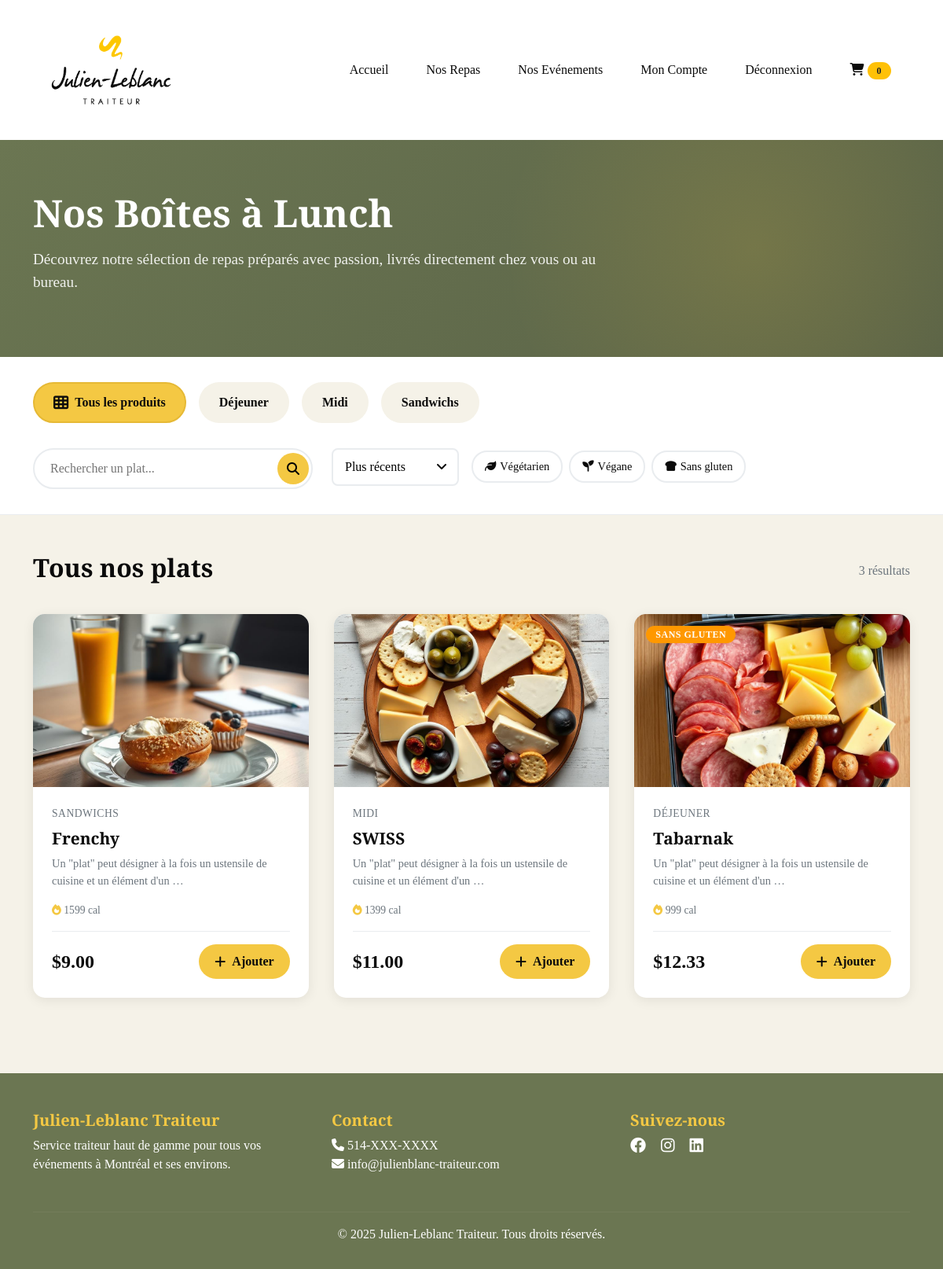
Page /shop-boites-a-lunch/ (signed in) on the committed database.
### JLTsite/models.py (models this page shows, shortened)
class Category(models.Model):
    name = models.CharField(max_length=100)
    slug = models.SlugField(unique=True)
    description = models.TextField(blank=True)
    image = models.ImageField(upload_to='categories/', blank=True, null=True)
    is_active = models.BooleanField(default=True)
    order = models.IntegerField(default=0)
    created_at = models.DateTimeField(auto_now_add=True)
    class Meta:
        verbose_name = 'Catégorie'
        verbose_name_plural = 'Catégories'
        ordering = ['order', 'name']

class Product(models.Model):
    DISPONIBLE = 'disponible'
    RUPTURE = 'rupture'
    COMMANDE = 'sur_commande'
    STATUS_CHOICES = [
        (DISPONIBLE, 'Disponible'),
        (RUPTURE, 'Rupture de stock'),
        (COMMANDE, 'Sur commande'),
    ]
    name = models.CharField(max_length=200, verbose_name='Nom')
    slug = models.SlugField(unique=True)
    category = models.ForeignKey(Category, on_delete=models.CASCADE, related_name='products')
    description = models.TextField(verbose_name='Description')
    ingredients = models.TextField(verbose_name='Ingrédients', blank=True)
    allergens = models.CharField(max_length=500, blank=True, verbose_name='Allergènes')
    price = models.DecimalField(max_digits=10, decimal_places=2, verbose_name='Prix')
    promo_price = models.DecimalField(max_digits=10, decimal_places=2, null=True, blank=True, verbose_name='Prix promo')
    image = models.ImageField(upload_to='images/', verbose_name='Image principale')
    image_2 = models.ImageField(upload_to='images/', blank=True, null=True)
    image_3 = models.ImageField(upload_to='images/', blank=True, null=True)
    calories = models.IntegerField(null=True, blank=True)
    preparation_time = models.IntegerField(help_text='En minutes', null=True, blank=True)
    status = models.CharField(max_length=20, choices=STATUS_CHOICES, default=DISPONIBLE)
    stock = models.IntegerField(default=0, verbose_name='Stock disponible')
    min_order = models.IntegerField(default=1, verbose_name='Commande minimum')
    is_vegetarian = models.BooleanField(default=False, verbose_name='Végétarien')
    is_vegan = models.BooleanField(default=False, verbose_name='Végane')
    is_gluten_free = models.BooleanField(default=False, verbose_name='Sans gluten')
    is_featured = models.BooleanField(default=False, verbose_name='Mis en avant')
    is_active = models.BooleanField(default=True, verbose_name='Actif')
    created_at = models.DateTimeField(auto_now_add=True)
    updated_at = models.DateTimeField(auto_now=True)
    views_count = models.IntegerField(default=0)
    sales_count = models.IntegerField(default=0)
    class Meta:
        verbose_name = 'Produit'
        verbose_name_plural = 'Produits'
        ordering = ['-created_at']
    def get_price(self):
        return self.promo_price if self.promo_price else self.price
    def is_in_stock(self):
        return self.stock > 0 and self.status == self.DISPONIBLE

### JLTsite/views.py (the view)
# urls.py: path('shop-boites-a-lunch/', views.shop_view, name='shop_boites_lunch'),
@login_required(login_url='login')
def shop_view(request):
    category_slug = request.GET.get('category')
    search_query = request.GET.get('q')
    sort_by = request.GET.get('sort', '-created_at')
    dietary = request.GET.getlist('dietary')
    products = Product.objects.filter(is_active=True)
    if category_slug:
        products = products.filter(category__slug=category_slug)
    if search_query:
        products = products.filter(
            Q(name__icontains=search_query) |
            Q(description__icontains=search_query) |
            Q(ingredients__icontains=search_query)
        )
    if 'vegetarian' in dietary:
        products = products.filter(is_vegetarian=True)
    if 'vegan' in dietary:
        products = products.filter(is_vegan=True)
    if 'gluten_free' in dietary:
        products = products.filter(is_gluten_free=True)
    if sort_by == 'price_asc':
        products = products.order_by('price')
    elif sort_by == 'price_desc':
        products = products.order_by('-price')
    elif sort_by == 'popular':
        products = products.order_by('-sales_count')
    elif sort_by == 'rating':
        products = products.annotate(avg_rating=Avg('reviews__rating')).order_by('-avg_rating')
    else:
        products = products.order_by(sort_by)
    paginator = Paginator(products, 12)
    page = request.GET.get('page')
    products = paginator.get_page(page)
    categories = Category.objects.filter(is_active=True).order_by('order')
    featured_products = Product.objects.filter(
        is_active=True,
        is_featured=True
    ).order_by('-sales_count')[:4]
    context = {
        'products': products,
        'categories': categories,
        'featured_products': featured_products,
        'current_category': category_slug,
        'search_query': search_query,
        'sort_by': sort_by,
        'dietary': dietary,
    }
    return render(request, 'JLTsite/boiteslunch.html', context)

### JLTsite/templates/JLTsite/boiteslunch.html (shortened to what this page needs)
{% extends 'JLTsite/base.html' %}
{% load static %}
{% load humanize %}
{% block content %}
<section class="shop-hero">
    <div class="container">
        <div class="row align-items-center">
            <div class="col-lg-8">
                <h1 class="fade-in">Nos Boîtes à Lunch</h1>
                <p class="fade-in">Découvrez notre sélection de repas préparés avec passion, livrés directement chez vous ou au bureau.</p>
            </div>
        </div>
    </div>
</section>
<section class="filters-section">
    <div class="container">
        <div class="filter-tabs">
            <a href="{% url 'shop_boites_lunch' %}" class="filter-tab {% if not current_category %}active{% endif %}">
                <i class="fas fa-th"></i> Tous les produits
            </a>
            {% for category in categories %}
            <a href="?category={{ category.slug }}"
               class="filter-tab {% if current_category == category.slug %}active{% endif %}">
                {{ category.name }}
            </a>
            {% endfor %}
        </div>
        <div class="row">
            <div class="col-md-4">
                <div class="search-bar">
                    <form method="get" action="{% url 'shop_boites_lunch' %}">
                        <input type="text" name="q" placeholder="Rechercher un plat..."
                               value="{{ search_query|default:'' }}">
                        <button type="submit">
                            <i class="fas fa-search"></i>
                        </button>
                    </form>
                </div>
            </div>
            <div class="col-md-8">
                <div class="filter-options">
                    <div class="filter-dropdown">
                        <select name="sort" onchange="this.form.submit()">
                            <option value="-created_at" {% if sort_by == '-created_at' %}selected{% endif %}>
                                Plus récents
                            </option>
                        </select>
                    </div>
                    <div class="dietary-filters">
                        <label class="dietary-badge {% if 'vegetarian' in dietary %}active{% endif %}">
                            <i class="fas fa-leaf"></i> Végétarien
                        </label>
                        <label class="dietary-badge {% if 'vegan' in dietary %}active{% endif %}">
                            <i class="fas fa-seedling"></i> Végane
                        </label>
                        <label class="dietary-badge {% if 'gluten_free' in dietary %}active{% endif %}">
                            <i class="fas fa-bread-slice"></i> Sans gluten
                        </label>
                    </div>
                </div>
            </div>
        </div>
    </div>
</section>
<section class="products-section">
    <div class="container">
        <div class="section-header">
            <h2>{{ current_category|default:"Tous nos plats" }}</h2>
            <span class="results-count">{{ products.paginator.count }} résultat{{ products.paginator.count|pluralize }}</span>
        </div>
        {% if products %}
        <div class="products-grid">
            {% for product in products %}
            <div class="product-card">
                <div class="product-image">
                    {% if product.image %}
                    <img src="{{ product.image.url }}" alt="{{ product.name }}">
                    {% else %}
                    <img src="https://via.placeholder.com/300x220/F5F2E8/6B7652?text=JL+Traiteur" alt="{{ product.name }}">
                    {% endif %}
                    <div class="product-badges">
                        {% if product.is_gluten_free %}
                        <span class="badge badge-gluten-free">Sans gluten</span>
                        {% endif %}
                    </div>
                </div>
                <div class="product-info">
                    <div class="product-category">{{ product.category.name }}</div>
                    <a href="{% url 'product_detail' product.slug %}" class="product-name">
                        {{ product.name }}
                    </a>
                    <p class="product-description">{{ product.description|truncatewords:15 }}</p>
                    <div class="product-meta">
                        {% if product.calories %}
                        <span><i class="fas fa-fire"></i> {{ product.calories }} cal</span>
                        {% endif %}
                    </div>
                    <div class="product-footer">
                        <div class="product-price">
                            <span class="price-current">${{ product.get_price|floatformat:2 }}</span>
                        </div>
                        {% if product.is_in_stock %}
                        <button class="btn-add-cart" data-product-id="{{ product.id }}">
                            <i class="fas fa-plus"></i> Ajouter
                        </button>
                        {% else %}
                        <button class="btn-add-cart" disabled style="opacity: 0.5;">
                            Rupture
                        </button>
                        {% endif %}
                    </div>
                </div>
            </div>
            {% endfor %}
        </div>
        {% endif %}
    </div>
</section>
{% endblock %}

### rows in the picture
Category: name "Déjeuner"
Category: name "Midi"
Category: name "Sandwichs"
Product: image (picture), category.name "SANDWICHS", name "Frenchy", description "Un \"plat\" peut désigner à la fois un ustensile de cuisine et un élément d'un …", calories "1599", get_price "9.00"
Product: image (picture), category.name "MIDI", name "SWISS", description "Un \"plat\" peut désigner à la fois un ustensile de cuisine et un élément d'un …", calories "1399", get_price "11.00"
Product: image (picture), is_gluten_free "SANS GLUTEN", category.name "DÉJEUNER", name "Tabarnak", description "Un \"plat\" peut désigner à la fois un ustensile de cuisine et un élément d'un …", calories "999", get_price "12.33"

### other values in the picture
{{ current_category|default:"Tous nos plats" }} "Tous nos plats"
{{ products.paginator.count }} "3"
